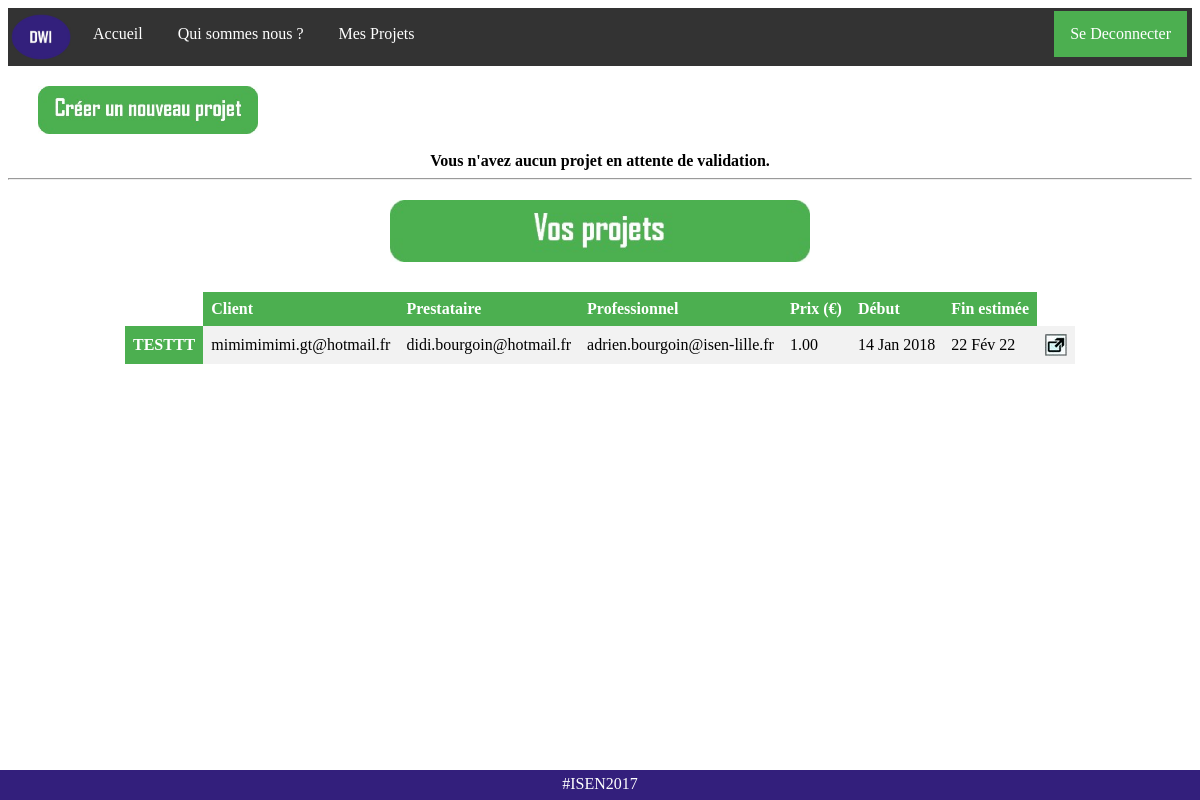
Screenshot of /connected (signed in) with the database file from the repository.
### TheSafeDeal_NoAdmin/models.py (models this page shows, shortened)
class Projet(models.Model):
	titre = models.CharField(max_length=200)
	key = models.CharField(max_length=32, unique=True)
	prestataire = models.TextField(max_length=150, blank=True)
	client = models.TextField(max_length=150)
	professionnel = models.TextField(max_length=150)
	date_debut = models.DateTimeField(auto_now_add = True, auto_now=False)
	date_fin = models.DateTimeField(auto_now = False, blank = False)
	description = models.TextField()
	prix = models.DecimalField(max_digits=9, decimal_places=2)
	isValidate_Prestataire = models.BooleanField(default=False)
	isValidate_Professionnel = models.BooleanField(default=False)
	isValidate_Client = models.BooleanField(default=False)
	REQUIERED_FIELDS = []

### TheSafeDeal_NoAdmin/views.py (the view, shortened to what this page needs)
# urls.py: url(r'^connected$', views.connected, name='connected'),
def connected(request):
    user = request.user
    if user.is_authenticated() :
        utilisateur = CustomUser.objects.get(username=request.user)
        validated_projects = utilisateur.get_validated_projects_list()[0]
        unvalidated_projects = utilisateur.get_validated_projects_list()[1]
        if request.method == "POST":
            form = NewProjectForm(request.POST)
            if form.is_valid():
                cleaned_info = form.cleaned_data
                new_project = form.save(commit=False)
                new_project.key = get_random_string(length=32)
                new_project.date_debut = timezone.now()
                if CustomUser.objects.filter(email = cleaned_info['client']).exists() and CustomUser.objects.filter(email = cleaned_info['professionnel']).exists():
                    if cleaned_info['prestataire'] == '':
                        cli = CustomUser.objects.get(email = cleaned_info['client'])
                        pro = CustomUser.objects.get(email = cleaned_info['professionnel'])
                        if cli.typeUser == 'Client' and pro.typeUser == 'Professionnel':
                            new_project.save()
                            cli.add_project(new_project.key)
                            pro.add_project(new_project.key)
                            return redirect(connected)
                        else:
                            error = "Oups! L'adresse email entrée du Professionnel ou Client ne correpond pas à la bonne personne!"
                            return render(request, 'connected.html',{'form':form, 'error': error, 'validated_projects':validated_projects, 'unvalidated_projects':unvalidated_projects})
                    else:
                        if CustomUser.objects.filter(email = cleaned_info['prestataire']).exists():
                            pre = CustomUser.objects.get(email = cleaned_info['prestataire'])
                            pro = CustomUser.objects.get(email = cleaned_info['professionnel'])
                            cli = CustomUser.objects.get(email = cleaned_info['client'])
                            if pre.typeUser == 'Prestataire' and pro.typeUser == 'Professionnel' and cli.typeUser == 'Client':
                                new_project.save()
                                pre.add_project(new_project.key)
                                pro.add_project(new_project.key)
                                cli.add_project(new_project.key)
                                return redirect(connected)
                            else:
                                error = "Oups! L'adresse email entrée du Professionnel ou Prestataire ou Client ne correpond pas à la bonne entité !"
                                return render(request, 'connected.html',{'form':form, 'error': error, 'validated_projects':validated_projects, 'unvalidated_projects':unvalidated_projects})
                        else:
                            error = "Le Prestataire n'est pas enregistré à cette adresse mail, veuillez réessayer."
                            return render(request, 'connected.html',{'form':form, 'error': error, 'validated_projects':validated_projects, 'unvalidated_projects':unvalidated_projects})
                else:
                    if not CustomUser.objects.filter(email = cleaned_info['client']).exists():
                        error = "Le Client n'est pas enregistré à cette adresse mail, veuillez recréer le projet."
                    elif not CustomUser.objects.filter(email = cleaned_info['professionnel']).exists():
                        error = "Le Professionnel n'est pas enregistré à cette adresse mail, veuillez recréer le projet."
                    return render(request, 'connected.html',{'form':form, 'error': error, 'validated_projects':validated_projects, 'unvalidated_projects':unvalidated_projects})
        else:
            form = NewProjectForm()
        return render(request, 'connected.html',{'form':form, 'user':request.user, 'validated_projects':validated_projects, 'unvalidated_projects':unvalidated_projects})
    else:
        form = NewProjectForm()
    return render(request, 'connected.html',{'form':form, 'user':request.user})

### TheSafeDeal_NoAdmin/models.py (called while the page is built)
    def get_projects_list(self):
    	if self.projet == "" :
    		return []
    	else:
    		result = self.projet.split(';')
    		result.remove("")
    		return result

### TheSafeDeal_NoAdmin/templates/connected.html (shortened to what this page needs)
{% load staticfiles %}
<html>
<head>
        <link rel="stylesheet" href="{% static 'css/connected.css' %}" />
</head>
<body>
<ul>
  <li><img src="{% static 'img/logo.jpg' %}" title="Deal With It"></li>
  <li><a href="{% url 'home' %}">Accueil</a></li>
  <li><a href="{% url 'about' %}">Qui sommes nous ?</a></li>
  {% if user.is_authenticated %}
   <li><a href="{% url 'connected' %}">Mes Projets {{ use }}</a></li>
  {% endif %}
  {% if user.is_authenticated %}
  <li style="float:right;padding-right: 5px"><a class="active" href="{% url 'logout' %}">Se Deconnecter</a></li>
  {% endif %}
</ul>
{% if user.is_authenticated %}
<div style="background-color: white;height: auto;padding-left: 30px;padding-top: 20px">
	<img src="{% static 'img/new_project.jpg' %}" class="new_project" onclick="display_form()"/>
</div>
<center>
{% if unvalidated_projects|length == 0 %}
<br />
<strong>Vous n'avez aucun projet en attente de validation.</strong>
{% endif %}
{% if validated_projects|length != 0 %}
<hr>
<div class="projet">
	<img src="{% static 'img/your_projects.jpg' %}" class="waiting_project"/>
	<table>
		<tr>
	     <td></td>
	     <th>Client</th>
	     <th>Prestataire</th>
	     <th>Professionnel</th>
	     <th>Prix (€)</th>
	     <th>Début</th>
	     <th>Fin estimée</th>
	    </tr>
		{% for projet in validated_projects %}
		<tr>
	     <th title={{ projet.description }}>{{ projet.titre }}</th>
	     <td>{{ projet.client }}</td>
	     <td>{{ projet.prestataire }}</td>
	     <td>{{ projet.professionnel }}</td>
	     <td>{{ projet.prix }}</td>
	     <td>{{ projet.date_debut|date:"d M Y" }}</td>
	     <td>{{ projet.date_fin|date:"d M Y" }}</td>
	     <td><a href="../project/{{ projet.key }}" target="_blank"><img src="{% static 'img/open.jpg' %}" title="Ouvrir la page du projet" class="open"/></a>
	     </td>
	    {% endfor %}
	</table>
</div>
<br />
{% endif %}
</center>
{% endif %}
<div class="footer">
  <p>#ISEN2017</p>
</div>
</html>

### TheSafeDeal_NoAdmin/static/css/connected.css (style rules this page uses)
ul { list-style-type: none; margin: 0; padding: 0; overflow: hidden; background-color: #333; }
li { float: left; padding-top: 3px; padding-bottom: 3px; padding-right: 3px; }
li a { display: block; color: white; text-align: center; padding: 14px 16px; text-decoration: none; }
li img { height: 46px; width: 60px; display: block; padding-left: 3px; padding-top: 3px; padding-bottom: 3px; padding-right: 3px; }
table { border-collapse: collapse; width: auto; position: relative; margin-top: 30px; margin-bottom: 30px }
th, td { text-align: left; padding: 8px; }
tr:nth-child(even) { background-color: #f2f2f2 }
th { background-color: #4CAF50; color: white; }
.active { background-color: #4CAF50; }
.new_project { border-collapse: collapse; width: 220px; height: auto; cursor: pointer; }
.open { cursor: pointer; }
.projet { background-color: white; height: auto; margin-top: 20px; width: 100% }
.waiting_project { position: relative; width: 420px; height: auto; }
.footer p { margin-top: 5px; font-family: calibri; }
.footer { position: fixed; left: 0; bottom: 0; width: 100%; background-color: #331f7c; color: white; text-align: center; height: 30px; }

### rows the page displays
Projet: titre "TESTTT", client "mimimimimi.gt@hotmail.fr", prestataire "didi.bourgoin@hotmail.fr", professionnel "adrien.bourgoin@isen-lille.fr", prix "1.00", date_debut "14 Jan 2018", date_fin "22 Fév 22"
